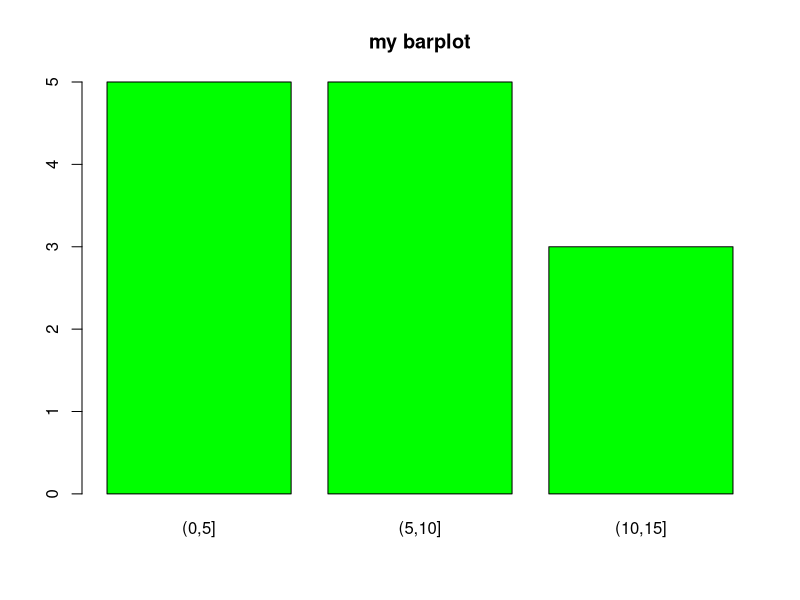

Here is the R script that generated this plot: (Note: this script raises an error after producing the figure.)
## ---- chunk 1
myVector <- c(1,2,3,4,5,6,7,8,9,10,11,12,13)
myVector
## ---- chunk 2
myFactor <- cut(myVector, breaks=c(0,5,10,15))
myFactor
## ---- chunk 3
myDataframe <- data.frame(myvec=myVector, myfac=myFactor)
str(myDataframe)
## ---- chunk 4
table(myFactor)
## ---- chunk 5
myTable <- table(myFactor)
barplot(myTable, col="green", main="my barplot")
## ---- chunk 6
# correct answer. echo=FALSE means that this code will not be displayed.
dontlook[[2]] <<- barplot(table(mydata[,2]))
